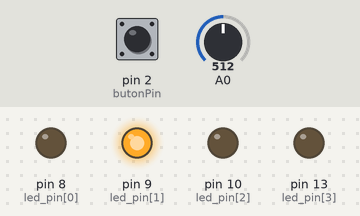
A sketch run on a simulated Arduino Uno, built with avr-gcc and run on an emulated ATmega328P. On the bench: output pins drawn as LEDs (lit = HIGH). The inputs (shaded band) are chosen by the test bench; at power-on: A0 = 512, pin 2 (butonPin) HIGH.

Above: at 1.2 s.
1.3 s: A0 set to 684
2.8 s: A0 set to 712
At 3.6 s:
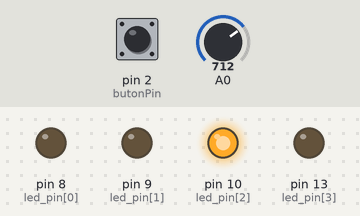
4.3 s: pin 2 (butonPin) pulled LOW for 0.15 s
At 4.37 s:
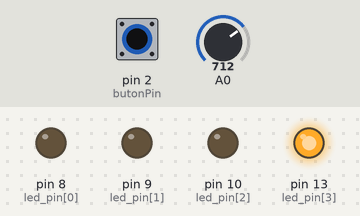
5.9 s: A0 set to 290
At 7.1 s:
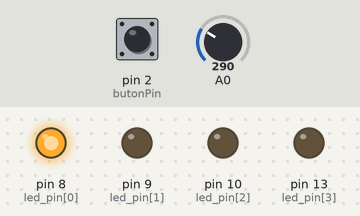
7.4 s: A0 set to 315
At 8.3 s:
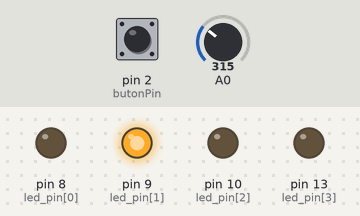
8.9 s: A0 set to 122
At 9.5 s:
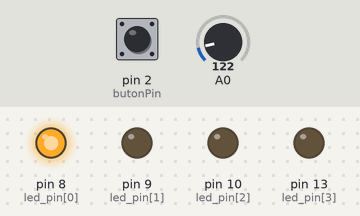
Timing chart, 0 to 11.4 s (numbered marks = the images above; inputs shaded):
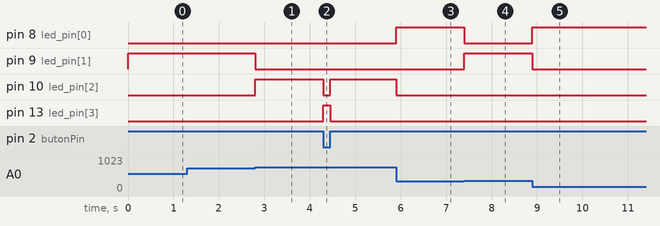

Measured:
- the behaviour switches between 700 and 701 on A0 (found by bisection; images 0 and 1)
- the behaviour switches between 299 and 300 on A0 (found by bisection; images 3 and 4)
- after the input at 1.3 s, every drawn part: stays the same
- after the input at 2.8 s, pin 9 (led_pin[1]): HIGH → LOW at once; pin 10 (led_pin[2]): LOW → HIGH at once
- after the input at 4.3 s, pin 10 (led_pin[2]): HIGH → LOW at once, → HIGH 0.15 s later; pin 13 (led_pin[3]): LOW → HIGH at once, → LOW 0.15 s later
- after the input at 5.9 s, pin 8 (led_pin[0]): LOW → HIGH at once; pin 10 (led_pin[2]): HIGH → LOW at once
- after the input at 7.4 s, pin 8 (led_pin[0]): HIGH → LOW at once; pin 9 (led_pin[1]): LOW → HIGH at once
- after the input at 8.9 s, pin 8 (led_pin[0]): LOW → HIGH at once; pin 9 (led_pin[1]): HIGH → LOW at once

The sketch:

joystick_x_led_control.ino
```cpp
// [TR] Arduino Uno & XY Joystick ile X Ekseni ve Buton Kontrollü LED Sistemi
// [EN] Arduino Uno & XY Joystick X-Axis and Push-Button LED Control System

const int led_pin[] = { 8, 9, 10, 13 };
const int butonPin = 2;

void setup() {
  for (int i = 0; i < 4; i++) {
    pinMode(led_pin[i], OUTPUT);
  }
  pinMode(butonPin, INPUT_PULLUP);
}

void loop() {
  if (digitalRead(butonPin) == LOW) {
    digitalWrite(led_pin[3], HIGH);
    digitalWrite(led_pin[1], LOW);
    digitalWrite(led_pin[2], LOW);
    digitalWrite(led_pin[0], LOW);
  } else {
    digitalWrite(led_pin[3], LOW);


    int xdeger = analogRead(A0);

    if (xdeger < 300) {
      digitalWrite(led_pin[0], HIGH);
      digitalWrite(led_pin[1], LOW);
      digitalWrite(led_pin[2], LOW);
    } else if (xdeger > 700) {
      digitalWrite(led_pin[2], HIGH);
      digitalWrite(led_pin[0], LOW);
      digitalWrite(led_pin[1], LOW);
    } else {
      digitalWrite(led_pin[1], HIGH);
      digitalWrite(led_pin[2], LOW);
      digitalWrite(led_pin[0], LOW);
    }
  }
}
```
